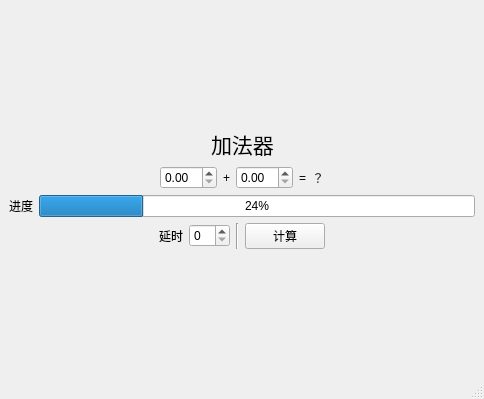
<?xml version="1.0" encoding="UTF-8"?>
<ui version="4.0">
 <class>MainWindow</class>
 <widget class="QMainWindow" name="MainWindow">
  <property name="geometry">
   <rect>
    <x>0</x>
    <y>0</y>
    <width>484</width>
    <height>399</height>
   </rect>
  </property>
  <property name="windowTitle">
   <string>MainWindow</string>
  </property>
  <widget class="QWidget" name="centralwidget">
   <layout class="QVBoxLayout" name="verticalLayout">
    <item>
     <spacer name="verticalSpacer">
      <property name="orientation">
       <enum>Qt::Vertical</enum>
      </property>
      <property name="sizeHint" stdset="0">
       <size>
        <width>20</width>
        <height>99</height>
       </size>
      </property>
     </spacer>
    </item>
    <item>
     <layout class="QHBoxLayout" name="horizontalLayout">
      <item>
       <spacer name="horizontalSpacer">
        <property name="orientation">
         <enum>Qt::Horizontal</enum>
        </property>
        <property name="sizeHint" stdset="0">
         <size>
          <width>40</width>
          <height>20</height>
         </size>
        </property>
       </spacer>
      </item>
      <item>
       <widget class="QLabel" name="label">
        <property name="font">
         <font>
          <pointsize>16</pointsize>
         </font>
        </property>
        <property name="text">
         <string>加法器</string>
        </property>
       </widget>
      </item>
      <item>
       <spacer name="horizontalSpacer_2">
        <property name="orientation">
         <enum>Qt::Horizontal</enum>
        </property>
        <property name="sizeHint" stdset="0">
         <size>
          <width>40</width>
          <height>20</height>
         </size>
        </property>
       </spacer>
      </item>
     </layout>
    </item>
    <item>
     <layout class="QHBoxLayout" name="horizontalLayout_6">
      <item>
       <spacer name="horizontalSpacer_3">
        <property name="orientation">
         <enum>Qt::Horizontal</enum>
        </property>
        <property name="sizeHint" stdset="0">
         <size>
          <width>40</width>
          <height>20</height>
         </size>
        </property>
       </spacer>
      </item>
      <item>
       <layout class="QHBoxLayout" name="horizontalLayout_2">
        <item>
         <widget class="QDoubleSpinBox" name="inputA"/>
        </item>
        <item>
         <widget class="QLabel" name="label_2">
          <property name="text">
           <string>+</string>
          </property>
         </widget>
        </item>
        <item>
         <widget class="QDoubleSpinBox" name="inputB"/>
        </item>
        <item>
         <widget class="QLabel" name="label_3">
          <property name="text">
           <string>=</string>
          </property>
         </widget>
        </item>
        <item>
         <widget class="QLabel" name="result">
          <property name="text">
           <string>？</string>
          </property>
         </widget>
        </item>
       </layout>
      </item>
      <item>
       <spacer name="horizontalSpacer_4">
        <property name="orientation">
         <enum>Qt::Horizontal</enum>
        </property>
        <property name="sizeHint" stdset="0">
         <size>
          <width>40</width>
          <height>20</height>
         </size>
        </property>
       </spacer>
      </item>
     </layout>
    </item>
    <item>
     <layout class="QHBoxLayout" name="horizontalLayout_3">
      <item>
       <widget class="QLabel" name="label_5">
        <property name="text">
         <string>进度</string>
        </property>
       </widget>
      </item>
      <item>
       <widget class="QProgressBar" name="progressBar">
        <property name="value">
         <number>24</number>
        </property>
       </widget>
      </item>
     </layout>
    </item>
    <item>
     <layout class="QHBoxLayout" name="horizontalLayout_5">
      <item>
       <layout class="QHBoxLayout" name="horizontalLayout_4">
        <item>
         <spacer name="horizontalSpacer_5">
          <property name="orientation">
           <enum>Qt::Horizontal</enum>
          </property>
          <property name="sizeHint" stdset="0">
           <size>
            <width>40</width>
            <height>20</height>
           </size>
          </property>
         </spacer>
        </item>
        <item>
         <widget class="QLabel" name="label_6">
          <property name="text">
           <string>延时</string>
          </property>
         </widget>
        </item>
        <item>
         <widget class="QSpinBox" name="timeCost"/>
        </item>
        <item>
         <widget class="Line" name="line">
          <property name="orientation">
           <enum>Qt::Vertical</enum>
          </property>
         </widget>
        </item>
        <item>
         <widget class="QPushButton" name="pushButton">
          <property name="text">
           <string>计算</string>
          </property>
         </widget>
        </item>
        <item>
         <spacer name="horizontalSpacer_6">
          <property name="orientation">
           <enum>Qt::Horizontal</enum>
          </property>
          <property name="sizeHint" stdset="0">
           <size>
            <width>40</width>
            <height>20</height>
           </size>
          </property>
         </spacer>
        </item>
       </layout>
      </item>
     </layout>
    </item>
    <item>
     <spacer name="verticalSpacer_2">
      <property name="orientation">
       <enum>Qt::Vertical</enum>
      </property>
      <property name="sizeHint" stdset="0">
       <size>
        <width>20</width>
        <height>98</height>
       </size>
      </property>
     </spacer>
    </item>
   </layout>
  </widget>
  <widget class="QMenuBar" name="menubar">
   <property name="geometry">
    <rect>
     <x>0</x>
     <y>0</y>
     <width>484</width>
     <height>22</height>
    </rect>
   </property>
  </widget>
  <widget class="QStatusBar" name="statusbar"/>
 </widget>
 <resources/>
 <connections/>
</ui>
